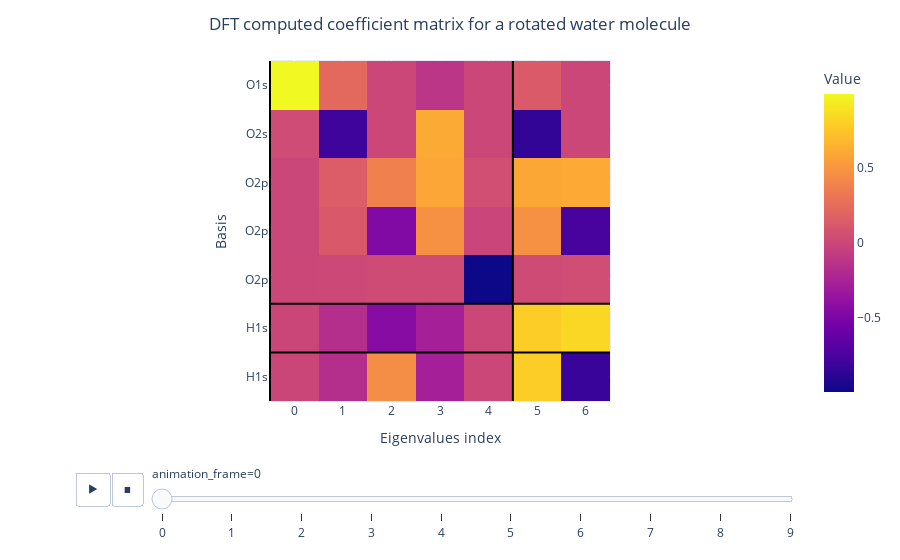

Notebook code for this chart:
### Code cell
fig = px.imshow(
    coefficients[:, 0, ...], animation_frame=0, labels=dict(x="Basis", y="Basis", color="Value"),
)
add_bounds_to_figure(fig)
fig.update_layout(title_text='DFT computed coefficient matrix for a rotated water molecule', title_x=0.5)
# Remove tick labels from the yaxis
# Change y-label to be `eigenvalues index`
fig.update_xaxes(title_text="Eigenvalues index")
# Change the x-axis labels to be the integral labels
fig.update_xaxes(
    ticktext=np.arange(8),
    tickvals=np.arange(8),
)
fig.show()

### Figure 1 — Plotly figure (JSON) as saved in the notebook; plotly's stock layout.template omitted (floating-point values rounded to 4 significant figures)
{"data": [{"coloraxis": "coloraxis", "hovertemplate": "Basis: %{x}<br>Basis: %{y}<br>Value: %{z}<extra></extra>", "name": "0", "type": "heatmap", "xaxis": "x", "yaxis": "y", "z": [[0.9934, 0.2277, 4e-07, -0.1226, -3e-07, 0.1287, -5e-07], [0.02972, -0.8027, -1.6e-06, 0.6059, 1.6e-06, -0.8498, 3.3e-06], [-0.003706, 0.1466, 0.3773, 0.5879, 0.04986, 0.5899, 0.6091], [-0.002943, 0.1164, -0.4763, 0.4669, -0.01462, 0.4685, -0.7689], [-0.0001419, 0.005615, 0.02581, 0.02252, -0.9986, 0.02259, 0.04166], [-0.007062, -0.1723, -0.4449, -0.2817, -1.9e-06, 0.7858, 0.8294], [-0.007062, -0.1723, 0.4449, -0.2816, 1e-07, 0.7858, -0.8294]]}], "layout": {"coloraxis": {"colorbar": {"title": {"text": "Value"}}, "colorscale": [[0, "#0d0887"], [0.1111, "#46039f"], [0.2222, "#7201a8"], [0.3333, "#9c179e"], [0.4444, "#bd3786"], [0.5556, "#d8576b"], [0.6667, "#ed7953"], [0.7778, "#fb9f3a"], [0.8889, "#fdca26"], [1, "#f0f921"]]}, "margin": {"t": 60}, "shapes": [{"line": {"color": "black", "width": 2}, "type": "line", "x0": -0.5, "x1": 6.5, "y0": 4.5, "y1": 4.5}, {"line": {"color": "black", "width": 2}, "type": "line", "x0": -0.5, "x1": 6.5, "y0": 5.5, "y1": 5.5}, {"line": {"color": "black", "width": 2}, "type": "line", "x0": -0.5, "x1": -0.5, "y0": -0.5, "y1": 6.5}, {"line": {"color": "black", "width": 2}, "type": "line", "x0": 4.5, "x1": 4.5, "y0": -0.5, "y1": 6.5}], "sliders": [{"active": 0, "currentvalue": {"prefix": "animation_frame="}, "len": 0.9, "pad": {"b": 10, "t": 60}, "steps": [{"args": [["0"], {"frame": {"duration": 0, "redraw": true}, "fromcurrent": true, "mode": "immediate", "transition": {"duration": 0, "easing": "linear"}}], "label": "0", "method": "animate"}, {"args": [["1"], {"frame": {"duration": 0, "redraw": true}, "fromcurrent": true, "mode": "immediate", "transition": {"duration": 0, "easing": "linear"}}], "label": "1", "method": "animate"}, {"args": [["2"], {"frame": {"duration": 0, "redraw": true}, "fromcurrent": true, "mode": "immediate", "transition": {"duration": 0, "easing": "linear"}}], "label": "2", "method": "animate"}, {"args": [["3"], {"frame": {"duration": 0, "redraw": true}, "fromcurrent": true, "mode": "immediate", "transition": {"duration": 0, "easing": "linear"}}], "label": "3", "method": "animate"}, {"args": [["4"], {"frame": {"duration": 0, "redraw": true}, "fromcurrent": true, "mode": "immediate", "transition": {"duration": 0, "easing": "linear"}}], "label": "4", "method": "animate"}, {"args": [["5"], {"frame": {"duration": 0, "redraw": true}, "fromcurrent": true, "mode": "immediate", "transition": {"duration": 0, "easing": "linear"}}], "label": "5", "method": "animate"}, {"args": [["6"], {"frame": {"duration": 0, "redraw": true}, "fromcurrent": true, "mode": "immediate", "transition": {"duration": 0, "easing": "linear"}}], "label": "6", "method": "animate"}, {"args": [["7"], {"frame": {"duration": 0, "redraw": true}, "fromcurrent": true, "mode": "immediate", "transition": {"duration": 0, "easing": "linear"}}], "label": "7", "method": "animate"}, {"args": [["8"], {"frame": {"duration": 0, "redraw": true}, "fromcurrent": true, "mode": "immediate", "transition": {"duration": 0, "easing": "linear"}}], "label": "8", "method": "animate"}, {"args": [["9"], {"frame": {"duration": 0, "redraw": true}, "fromcurrent": true, "mode": "immediate", "transition": {"duration": 0, "easing": "linear"}}], "label": "9", "method": "animate"}], "x": 0.1, "xanchor": "left", "y": 0, "yanchor": "top"}], "title": {"text": "DFT computed coefficient matrix for a rotated water molecule", "x": 0.5}, "updatemenus": [{"buttons": [{"args": [null, {"frame": {"duration": 500, "redraw": true}, "fromcurrent": true, "mode": "immediate", "transition": {"duration": 500, "easing": "linear"}}], "label": "&#9654;", "method": "animate"}, {"args": [[null], {"frame": {"duration": 0, "redraw": true}, "fromcurrent": true, "mode": "immediate", "transition": {"duration": 0, "easing": "linear"}}], "label": "&#9724;", "method": "animate"}], "direction": "left", "pad": {"r": 10, "t": 70}, "showactive": false, "type": "buttons", "x": 0.1, "xanchor": "right", "y": 0, "yanchor": "top"}], "xaxis": {"anchor": "y", "constrain": "domain", "domain": [0, 1], "scaleanchor": "y", "ticktext": [0, 1, 2, 3, 4, 5, 6, 7], "tickvals": [0, 1, 2, 3, 4, 5, 6, 7], "title": {"text": "Eigenvalues index"}}, "yaxis": {"anchor": "x", "autorange": "reversed", "constrain": "domain", "domain": [0, 1], "ticktext": ["O1s", "O2s", "O2p", "O2p", "O2p", "H1s", "H1s"], "tickvals": [0, 1, 2, 3, 4, 5, 6, 7, 8, 9, 10], "title": {"text": "Basis"}}}}
